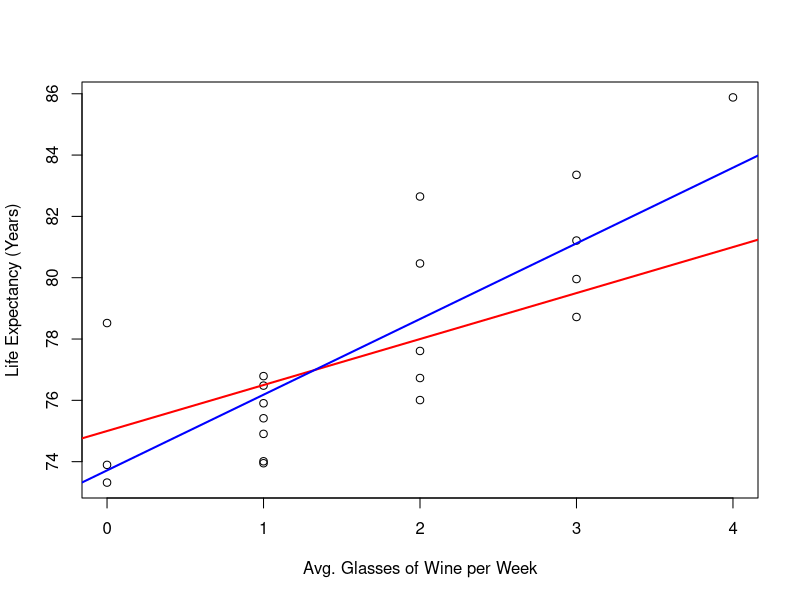
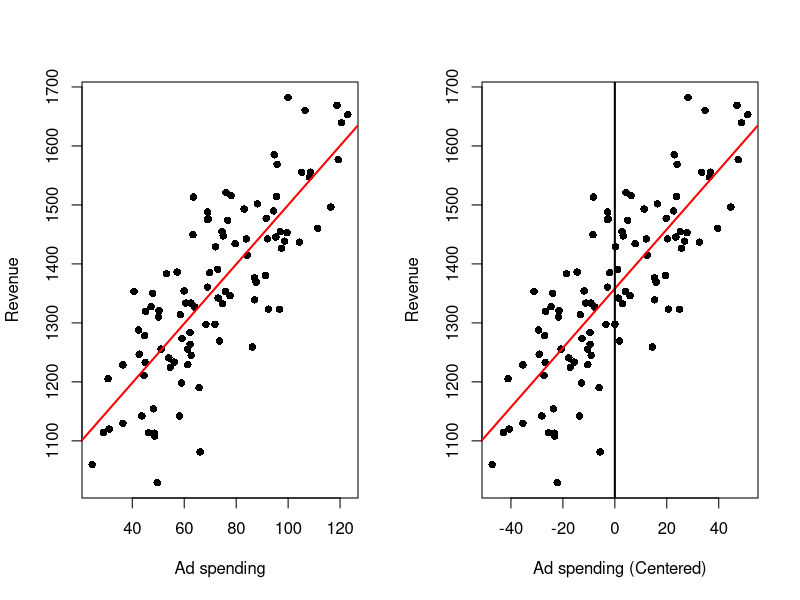
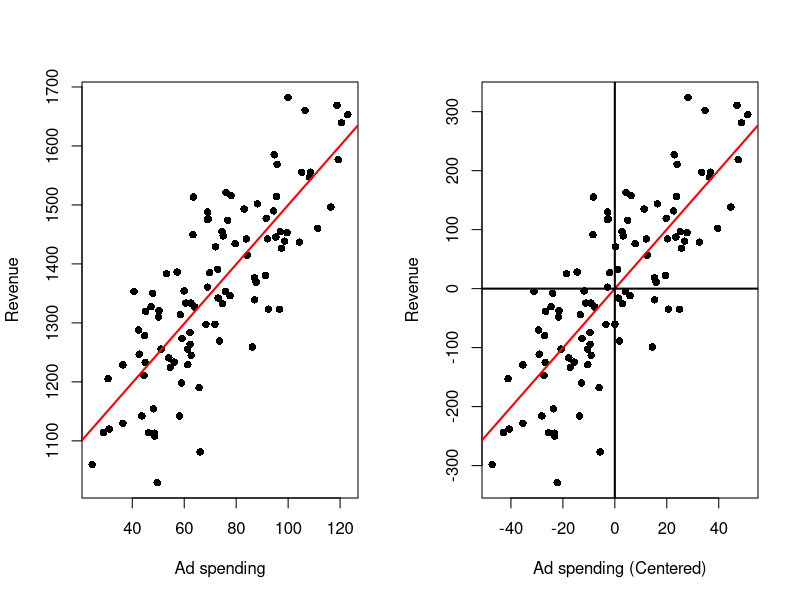
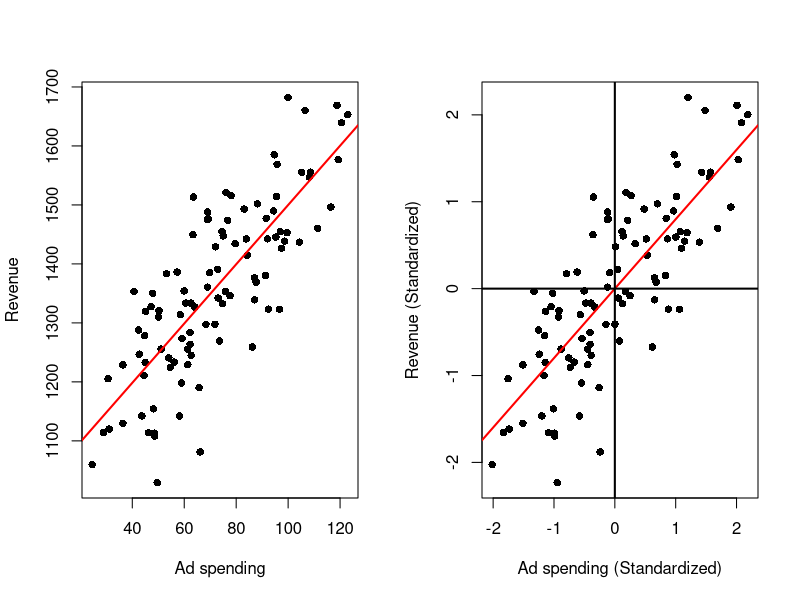
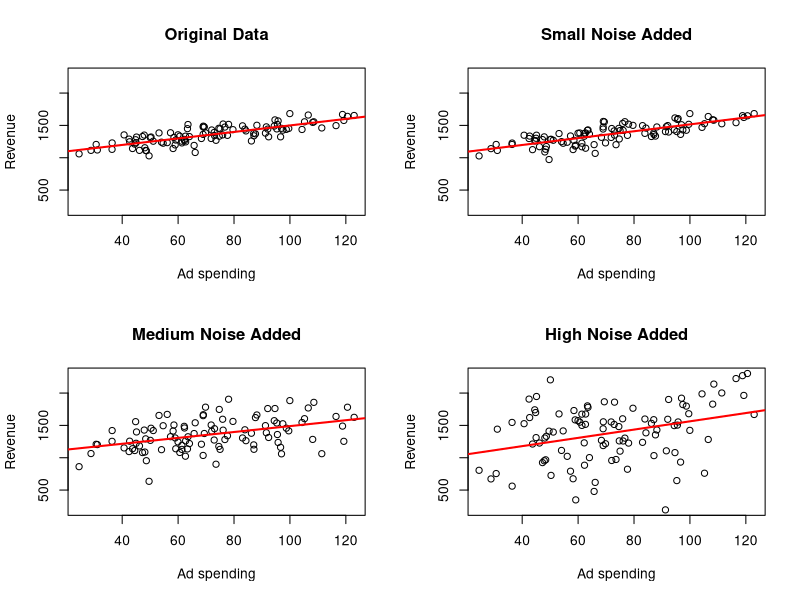
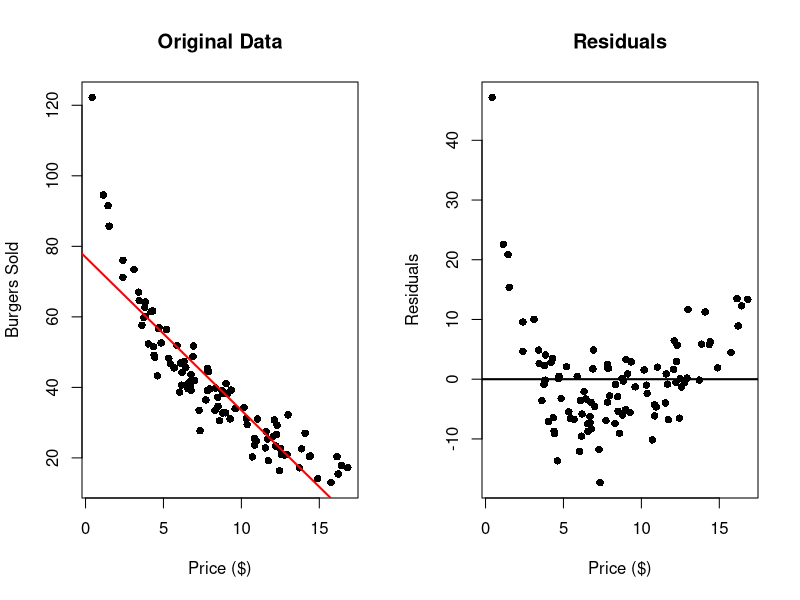
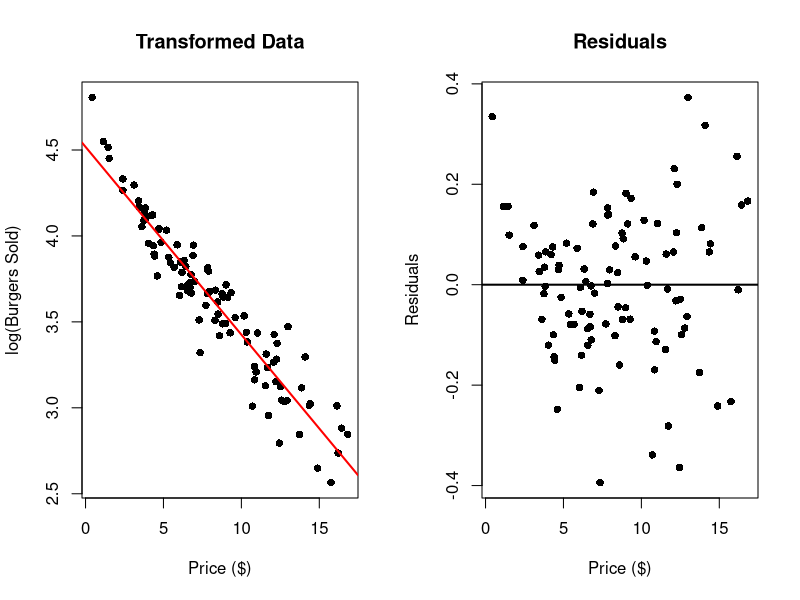
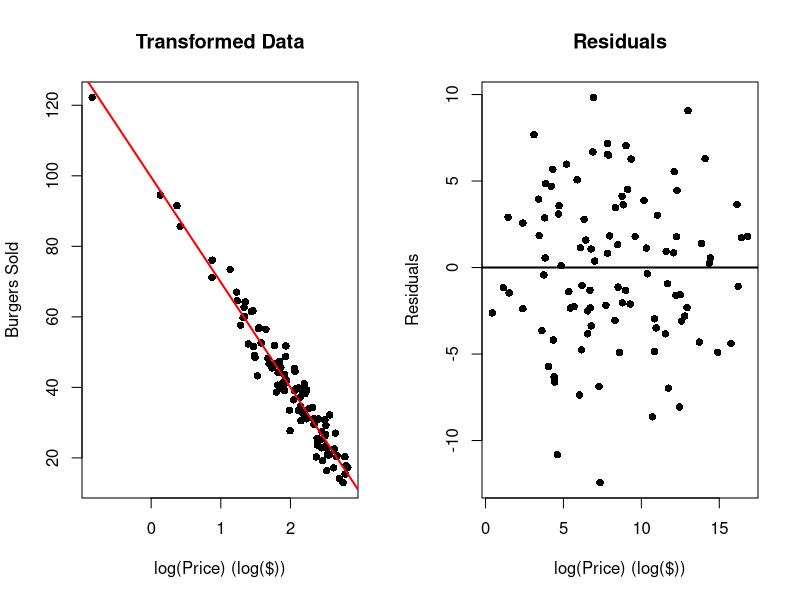

These charts were generated, in order, by the following R code:
## ---- chunk 1
dat    <- read.csv(file = "Wine Data.csv")
outReg <- lm(Years ~ Glasses, data = dat)

plot(x    = dat$Glasses,
     y    = dat$Years,
     xlab = "Avg. Glasses of Wine per Week",
     ylab = "Life Expectancy (Years)")
abline(a   = 75,
       b   = 1.5,
       col = 'red',
       lwd = 2)
abline(a   = outReg$coefficients[1],
       b   = outReg$coefficients[2],
       col = 'blue',
       lwd = 2)
## ---- chunk 2
# Read Data
dat <- read.csv("Ad spending Data.csv")
# Assign data
x <- dat$Ad.Spending
y <- dat$Revenue
# Centers x
xCen <- x - mean(x)
# Linear regression on the original data
outRegOri <- lm(y ~ x)
# Linear regression on the centered data
outRegCen <- lm(y ~ xCen)
## Two plots in the same image
par(mfrow = c(1, 2))
## Original data
# Plots the points
plot(x    = x,
     y    = y,
     xlab = "Ad spending",
     ylab = "Revenue",
     pch  = 16)
# Plots the regression line
abline(a   = outRegOri$coefficients[1],
       b   = outRegOri$coefficients[2],
       col = 'red',
       lwd = 2)
## Explanatory Variable centered data
# Plots the points
plot(x    = xCen,
     y    = y,
     xlab = "Ad spending (Centered)",
     ylab = "Revenue",
     pch  = 16)
# Plots the regression line
abline(a   = outRegCen$coefficients[1],
       b   = outRegCen$coefficients[2],
       col = 'red',
       lwd = 2)
abline(v   = 0,
       lwd = 2)
## ---- chunk 3
# Read Data
dat <- read.csv("Ad spending Data.csv")
# Assign data
x <- dat$Ad.Spending
y <- dat$Revenue
# Centers x and y
xCen <- x - mean(x)
yCen <- y - mean(y)
# Linear regression on the original data
outRegOri <- lm(y ~ x)
# Linear regression on the centered data
outRegCen <- lm(yCen ~ xCen)
# Plots
## Two plots in the same image
par(mfrow = c(1, 2))
## Original data
# Plots the points
plot(x    = x,
     y    = y,
     xlab = "Ad spending",
     ylab = "Revenue",
     pch  = 16)
# Plots the regression line
abline(a   = outRegOri$coefficients[1],
       b   = outRegOri$coefficients[2],
       col = 'red',
       lwd = 2,
       pch = 16)
## Centered data
# Plots the points
plot(x    = xCen,
     y    = yCen,
     xlab = "Ad spending (Centered)",
     ylab = "Revenue",
     pch  = 16)
# Plots the regression line
abline(a   = outRegCen$coefficients[1],
       b   = outRegCen$coefficients[2],
       col = 'red',
       lwd = 2)
abline(v   = 0,
       lwd = 2)
abline(h   = 0,
       lwd = 2)
## ---- chunk 4
# Read Data
dat <- read.csv("Ad spending Data.csv")
# Assign data
x <- dat$Ad.Spending
y <- dat$Revenue
# Standardizes x and y
xSta <- (x - mean(x))/sqrt(var(x))
ySta <- (y - mean(y))/sqrt(var(y))
# Linear regression on the original data
outRegOri <- lm(y ~ x)
# Linear regression on the standard data
outRegSta <- lm(ySta ~ xSta)
# Plots
## Two plots in the same image
par(mfrow = c(1, 2))
## Original data
# Plots the points
plot(x    = x,
     y    = y,
     xlab = "Ad spending",
     ylab = "Revenue",
     pch  = 16)
# Plots the regression line
abline(a   = outRegOri$coefficients[1],
       b   = outRegOri$coefficients[2],
       col = 'red',
       lwd = 2)
## Standard data
# Plots the points
plot(x    = xSta,
     y    = ySta,
     xlab = "Ad spending (Standardized)",
     ylab = "Revenue (Standardized)",
     pch  = 16)
# Plots the regression line
abline(a   = outRegSta$coefficients[1],
       b   = outRegSta$coefficients[2],
       col = 'red',
       lwd = 2)
abline(v   = 0,
       lwd = 2)
abline(h   = 0,
       lwd = 2)
## ---- chunk 5
# Sets seed for noise randomness
set.seed(9142025)
# Read Data
dat <- read.csv("Ad spending Data.csv")
# Assign data
x <- dat$Ad.Spending
y <- dat$Revenue

# Adds Noise
yNoiLe1 <- y + rnorm(n = 100, sd =  50)
yNoiLe2 <- y + rnorm(n = 100, sd = 200)
yNoiLe3 <- y + rnorm(n = 100, sd = 500)

# Auxiliary Variables
ymax <- max(y, yNoiLe1, yNoiLe2, yNoiLe3)
ymin <- min(y, yNoiLe1, yNoiLe2, yNoiLe3)
xmax = max(x)
xmin = min(x)

# Performs Linear Regression
outRegOri    <- lm(y ~ x)
outRegNoiLe1 <- lm(yNoiLe1 ~ x)
outRegNoiLe2 <- lm(yNoiLe2 ~ x)
outRegNoiLe3 <- lm(yNoiLe3 ~ x)

# Plots
par(mfrow = c(2, 2))

plot(x    = x,
     y    = y,
     xlab = "Ad spending",
     ylab = "Revenue",
     main = "Original Data",
     ylim = c(ymin, ymax),
     xlim = c(xmin, xmax))
# Plots the regression line
abline(a   = outRegOri$coefficients[1],
       b   = outRegOri$coefficients[2],
       col = 'red',
       lwd = 2)
plot(x    = x,
     y    = yNoiLe1,
     xlab = "Ad spending",
     ylab = "Revenue",
     main = "Small Noise Added",
     ylim = c(ymin, ymax),
     xlim = c(xmin, xmax))
# Plots the regression line
abline(a   = outRegNoiLe1$coefficients[1],
       b   = outRegNoiLe1$coefficients[2],
       col = 'red',
       lwd = 2)
plot(x    = x,
     y    = yNoiLe2,
     xlab = "Ad spending",
     ylab = "Revenue",
     main = "Medium Noise Added",
     ylim = c(ymin, ymax),
     xlim = c(xmin, xmax))
# Plots the regression line
abline(a   = outRegNoiLe2$coefficients[1],
       b   = outRegNoiLe2$coefficients[2],
       col = 'red',
       lwd = 2)
plot(x    = x,
     y    = yNoiLe3,
     xlab = "Ad spending",
     ylab = "Revenue",
     main = "High Noise Added",
     ylim = c(ymin, ymax),
     xlim = c(xmin, xmax))
# Plots the regression line
abline(a   = outRegNoiLe3$coefficients[1],
       b   = outRegNoiLe3$coefficients[2],
       col = 'red',
       lwd = 2)

print("Original Data LM summary")
summary(outRegOri)
print("Level 1 LM summary")
summary(outRegNoiLe1)
print("Level 2 LM summary")
summary(outRegNoiLe2)
print("Level 3 LM summary")
summary(outRegNoiLe3)
## ---- chunk 6
dat <- read.csv("Burger Data.csv")

outReg <- lm(Burgers ~ Price, data = dat)

# Original Data
par(mfrow = c(1, 2))
plot(x    = dat$Price,
     y    = dat$Burgers,
     xlab = "Price ($)",
     ylab = "Burgers Sold",
     main = "Original Data",
     pch  = 16)
abline(a   = outReg$coefficients[1],
       b   = outReg$coefficients[2],
       col = 'red',
       lwd = 2)
# Residuals
plot(x = dat$Price,
     y = outReg$residuals,
     xlab = "Price ($)",
     ylab = "Residuals",
     main = "Residuals",
     pch  = 16)
abline(h   = 0,
       lwd = 2)
## ---- chunk 7
dat <- read.csv("Burger Data.csv")

outReg <- lm(log(Burgers) ~ Price, data = dat)

# Original Data
par(mfrow = c(1, 2))
plot(x    = dat$Price,
     y    = log(dat$Burgers),
     xlab = "Price ($)",
     ylab = "log(Burgers Sold)",
     main = "Transformed Data",
     pch  = 16)
abline(a   = outReg$coefficients[1],
       b   = outReg$coefficients[2],
       col = 'red',
       lwd = 2)
# Residuals
plot(x = dat$Price,
     y = outReg$residuals,
     xlab = "Price ($)",
     ylab = "Residuals",
     main = "Residuals",
     pch  = 16)
abline(h   = 0,
       lwd = 2)
## ---- chunk 8
dat <- read.csv("Burger Data.csv")

outReg <- lm(Burgers ~ log(Price), data = dat)

# Original Data
par(mfrow = c(1, 2))
plot(x    = log(dat$Price),
     y    = dat$Burgers,
     xlab = "log(Price) (log($))",
     ylab = "Burgers Sold",
     main = "Transformed Data",
     pch  = 16)
abline(a   = outReg$coefficients[1],
       b   = outReg$coefficients[2],
       col = 'red',
       lwd = 2)
# Residuals
plot(x = dat$Price,
     y = outReg$residuals,
     xlab = "log(Price) (log($))",
     ylab = "Residuals",
     main = "Residuals",
     pch  = 16)
abline(h   = 0,
       lwd = 2)
## ---- chunk 9
dat <- read.csv("Burger Data.csv")

x <- dat$Price
y <- dat$Burgers

outRegOri <- lm(y ~ x)
outRegTr1 <- lm(log(y) ~ x)
outRegTr2 <- lm(y ~ log(x))

summary(outRegOri)
summary(outRegTr1)
summary(outRegTr2)
## ---- chunk 10
dat <- read.csv("Height Data.csv")

outReg <- lm(Height ~ Age, data = dat)

# Original Data
par(mfrow = c(1, 2))
plot(x    = dat$Age,
     y    = dat$Height,
     xlab = "Age (years)",
     ylab = "Height (in)",
     main = "Original Data",
     pch  = 16)
abline(a   = outReg$coefficients[1],
       b   = outReg$coefficients[2],
       col = 'red',
       lwd = 2)
# Residuals
plot(x = dat$Age,
     y = outReg$residuals,
     xlab = "Age (years)",
     ylab = "Residuals (in)",
     main = "Residuals",
     pch  = 16)
abline(h   = 0,
       lwd = 2)
## ---- chunk 11
dat <- read.csv("Wine Data.csv")

x <- dat$Glasses
y <- dat$Years

ymin <- min(y, max(y) - 22)
ymax <- max(y, min(y) + 22)
xmin <- min(x)
xmax <- max(x)

par(mfrow = c(2, 2))
# No Outliers
outRegNoo <- lm(y ~ x)
plot(x    = x,
     y    = y,
     ylim = c(ymin, ymax),
     xlim = c(xmin, xmax),
     xlab = "Average Glasses per Week",
     ylab = "Life Expectancy",
     main = "No Outliers",
     pch  = 16)
abline(a   = outRegNoo$coefficients[1],
       b   = outRegNoo$coefficients[2],
       col = 'red',
       lwd = 2)

# Outlier on the left side
# Adds Observation
x <- c(x, 0)
y <- c(y, 90)
outRegLef <- lm(y ~ x)
plot(x    = x,
     y    = y,
     ylim = c(ymin, ymax),
     xlim = c(xmin, xmax),
     xlab = "Average Glasses per Week",
     ylab = "Life Expectancy",
     main = "Outlier Left",
     pch  = 16)
points(x   = x[21],
       y   = y[21],
       pch = 16,
       col = 'blue')
abline(a   = outRegLef$coefficients[1],
       b   = outRegLef$coefficients[2],
       col = 'red',
       lwd = 2)
# Outlier on the right side
# Adds Observation
x[21] <- 4
y[21] <- 68
outRegRig <- lm(y ~ x)
plot(x    = x,
     y    = y,
     ylim = c(ymin, ymax),
     xlim = c(xmin, xmax),
     xlab = "Average Glasses per Week",
     ylab = "Life Expectancy",
     main = "Right Outliers",
     pch  = 16)
points(x   = x[21],
       y   = y[21],
       pch = 16,
       col = 'blue')
abline(a   = outRegRig$coefficients[1],
       b   = outRegRig$coefficients[2],
       col = 'red',
       lwd = 2)
# Outlier on the right side
# Adds Observation
x[21] <- 2
y[21] <- 95
outRegCen <- lm(y ~ x)
plot(x    = x,
     y    = y,
     ylim = c(ymin, ymax),
     xlim = c(xmin, xmax),
     xlab = "Average Glasses per Week",
     ylab = "Life Expectancy",
     main = "Center Outliers",
     pch  = 16)
points(x   = x[21],
       y   = y[21],
       pch = 16,
       col = 'blue')
abline(a   = outRegCen$coefficients[1],
       b   = outRegCen$coefficients[2],
       col = 'red',
       lwd = 2)
## ---- chunk 12
x <- dat$Glasses
y <- dat$Years

ymin <- min(outRegNoo$residuals, outRegLef$residuals, outRegRig$residuals, outRegCen$residuals)
ymax <- max(outRegNoo$residuals, outRegLef$residuals, outRegRig$residuals, outRegCen$residuals)
xmin <- min(x)
xmax <- max(x)

par(mfrow = c(2, 2))
plot(x    = dat$Glasses,
     y    = outRegNoo$residuals,
     ylim = c(ymin, ymax),
     xlim = c(xmin, xmax),
     xlab = "Average Glasses per Week",
     ylab = "Residuals",
     main = "No Outliers",
     pch = 16)
abline(h   = 0,
       lwd = 2)

# Outlier on the left side
x[21] <- 0
y[21] <- 90
plot(x    = x,
     y    = outRegLef$residuals,
     ylim = c(ymin, ymax),
     xlim = c(xmin, xmax),
     xlab = "Average Glasses per Week",
     ylab = "Residuals",
     main = "Left Outlier",
     pch = 16)
abline(h   = 0,
       lwd = 2)
# Outlier on the right side
# Adds Observation
x[21] <- 4
y[21] <- 68
plot(x    = x,
     y    = outRegRig$residuals,
     ylim = c(ymin, ymax),
     xlim = c(xmin, xmax),
     xlab = "Average Glasses per Week",
     ylab = "Residuals",
     main = "Right Outlier",
     pch = 16)
abline(h   = 0,
       lwd = 2)
# Outlier on the center
# Adds Observation
x[21] <- 2
y[21] <- 95
plot(x    = x,
     y    = outRegCen$residuals,
     ylim = c(ymin, ymax),
     xlim = c(xmin, xmax),
     xlab = "Average Glasses per Week",
     ylab = "Residuals",
     main = "Center Outlier",
     pch = 16)
abline(h   = 0,
       lwd = 2)
## ---- chunk 13
summary(outRegNoo)
summary(outRegLef)
summary(outRegRig)
summary(outRegCen)
## ---- chunk 14
dat <- read.csv("Height Data.csv")

# Fits linear Model
outReg <- lm(dat$Height ~ dat$Age)

# Plots residuals for each sex
ymin <- min(outReg$residuals)
ymax <- max(outReg$residuals)

par(mfrow=c(1, 2))
plot(x = dat$Age[dat$Sex == 1],
     y = outReg$residuals[dat$Sex == 1],
     ylim = c(ymin, ymax),
     xlab = "Age",
     ylab = "Residuals",
     main = "Males",
     pch  = 16)
abline(h   = 0,
       lwd = 2)
plot(x = dat$Age[dat$Sex == 0],
     y = outReg$residuals[dat$Sex == 0],
     ylim = c(ymin, ymax),
     xlab = "Age",
     ylab = "Residuals",
     main = "Females",
     pch  = 16)
abline(h   = 0,
       lwd = 2)
## ---- chunk 15
### Cross Validation Example
set.seed(2026)

# Read Data
dat <- read.csv(file = "Burger Data.csv")

# Saves Variables
x <- dat$Price
y <- dat$Burgers

# Number of Observations
n <- length(y)

# Number of Folds
numFol <- 10
# Fold Size
sizFol <- round(n / numFol)

# List Containing the Fold indices
fol <- list()
# Select Fold Indices
# Initialization
ind <- 1:n
for(i in 1:numFol){
  # Computes the remaining number of indices
  numInd   <- length(ind)
  # Randomly selects indices from the remaining indices
  indFol   <- sample(x = 1:length(ind), size = sizFol, replace = FALSE)
  # Saves the indices to the list of Fold Indices
  fol[[i]] <- ind[indFol]
  # Removes the indices from the indices vector
  ind      <- ind[- indFol]
}

# Models to try
X <- cbind(x, log(x),      x, log(x))
Y <- cbind(y,      y, log(y), log(y))

# Number of Models to compare
numMod <- dim(Y)[2]
# Saves the validation metric for each model and each fold 
matMet <- matrix(data = NA, nrow = numFol, ncol = numMod)


par(mfrow=c(2, 2))
# Loops through the models
for(k in 1:numMod){
  yMod <- Y[, k]
  xMod <- X[, k]
  # Plots Transformed Data (All)
  if(k == 1){
    plot(x = xMod,
       y = yMod,
       xlab = "Price ($)",
       ylab = "Burgers",
       main = paste0("Model ", k),
       pch  = 16)
  } else if(k == 2) {
    plot(x = xMod,
       y = yMod,
       xlab = "log(Price) ($)",
       ylab = "Burgers",
       main = paste0("Model ", k),
       pch  = 16)
  } else if(k == 3){
    plot(x = xMod,
       y = yMod,
       xlab = "Price ($)",
       ylab = "log(Burgers)",
       main = paste0("Model ", k),
       pch  = 16)
  } else {
    plot(x = xMod,
       y = yMod,
       xlab = "log(Price) ($)",
       ylab = "log(Burgers)",
       main = paste0("Model ", k),
       pch  = 16)
  }
  
  # Plots Regression Line (All)
  outReg   <- lm(yMod ~ xMod)
  abline(a   = outReg$coefficients[1],
         b   = outReg$coefficients[2],
         col = 'red',
         lwd = 2)
  metFol <- numeric(length = numFol)
  # Loops through the folds
  for(i in 1:numFol){
    # At Each Fold do Linear Regression without the test set
    outReg   <- lm(yMod[-fol[[i]]] ~ xMod[-fol[[i]]])
    # Evaluate Out of Sample
    yHatOut   <- outReg$coefficients[1] + outReg$coefficients[2] * xMod[fol[[i]]] 
    if(k >= 3 ){
      metEva    <- mean((exp(yMod[fol[[i]]]) - exp(yHatOut))^2)
    } else {
      metEva    <- mean((yMod[fol[[i]]] - yHatOut)^2)
    }
    metFol[i] <- metEva
  }
  matMet[, k] <- metFol
}

# Box plot of the MSE
par(mfrow=c(1, 1))
boxplot(matMet, outline = FALSE, xaxt = "n", xlab = "Models", ylab = "MSE")
axis(side = 1, at = c(1, 2, 3, 4), labels = c("y~x", "y~log(x)", "log(y)~x", "log(y)~log(x)"))

# Displays the Results of Cross-Validation
tab <- data.frame(colMeans(matMet))
tab <- cbind(c("Model 1", "Model 2", "Model 3", "Model 4"), tab)
tab <- cbind(tab, apply(X = matMet, MARGIN = 2, FUN = sd))
colnames(tab) <- c("Model", "Mean", "SD")
knitr::kable(tab, digits = 2)
